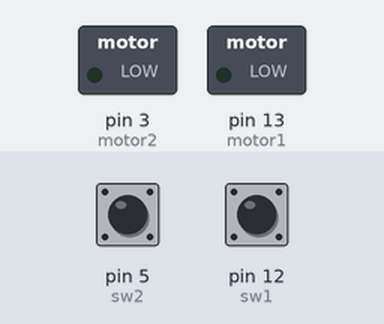
Recording of a sketch running on a simulated Arduino Uno, built with avr-gcc and run on an emulated ATmega328P. Parts: switched loads named in the sketch (green lamp = pin HIGH). Inputs (shaded band) come from the test bench; at power-on: pin 5 (sw2) HIGH, pin 12 (sw1) HIGH.

Above: at 1.2 s.
1.3 s: pin 5 (sw2) pulled LOW for 0.15 s
At 1.37 s:
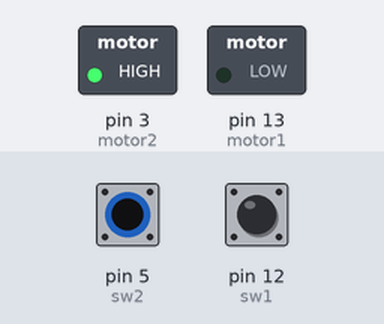
2.9 s: pin 12 (sw1) pulled LOW for 0.15 s
At 2.97 s:
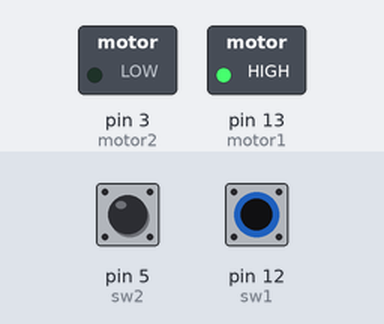
4.5 s: pin 12 (sw1) pulled LOW for 3.2 s
At 8.7 s:
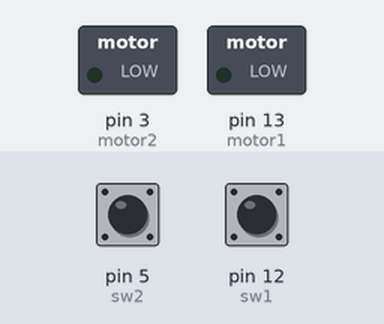
9.2 s: pin 5 (sw2) pulled LOW for 3.2 s
At 9.8 s:
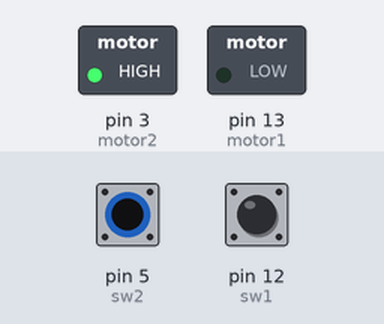
13.9 s: pin 5 (sw2) driven LOW and pin 12 (sw1) driven LOW
At 14.6 s:
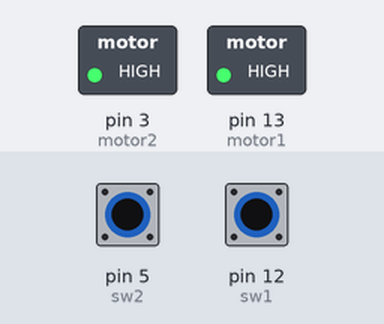
Timing chart, 0 to 16.4 s (numbered marks = the images above; inputs shaded):
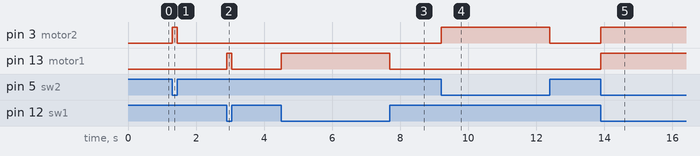

Measured:
- after the input at 1.3 s, pin 3 (motor2): LOW → HIGH at once, → LOW 0.15 s later
- after the input at 2.9 s, pin 13 (motor1): LOW → HIGH at once, → LOW 0.15 s later
- after the input at 4.5 s, pin 13 (motor1): LOW → HIGH at once, → LOW 3.2 s later
- after the input at 9.2 s, pin 3 (motor2): LOW → HIGH at once, → LOW 3.2 s later
- after the input at 13.9 s, pin 3 (motor2), pin 13 (motor1): LOW → HIGH at once

The sketch:

step2.ino
```cpp
int sw1 = 12; //1번스위치 12번핀
int motor1 = 13; //모터1(정회전) 13번핀
int sw2 = 5; //2번스위치 5번핀
int motor2 = 3; //모터2(역회전) 3번핀

void setup()  {
  pinMode(motor1, OUTPUT);
  pinMode(motor2, OUTPUT);
  pinMode(sw1, INPUT_PULLUP);
  pinMode(sw2, INPUT_PULLUP);
  //sw를 인풋_풀업으로 하여, 스위치가 열려있다면 HIGH
  //스위치가 닫혀있다면 LOW값을 반환
}

void loop()  {
  if (digitalRead(sw1) == LOW)
    digitalWrite(motor1, HIGH); //1번 스위치누르면 Motor1작동
  else
    digitalWrite(motor1, LOW); //스위치 닫히면 Off

  if (digitalRead(sw2) == LOW)
    digitalWrite(motor2, HIGH); //2번 스위치누르면 Motor2작동
  else
    digitalWrite(motor2, LOW); //스위치 닫히면 off
}
```
